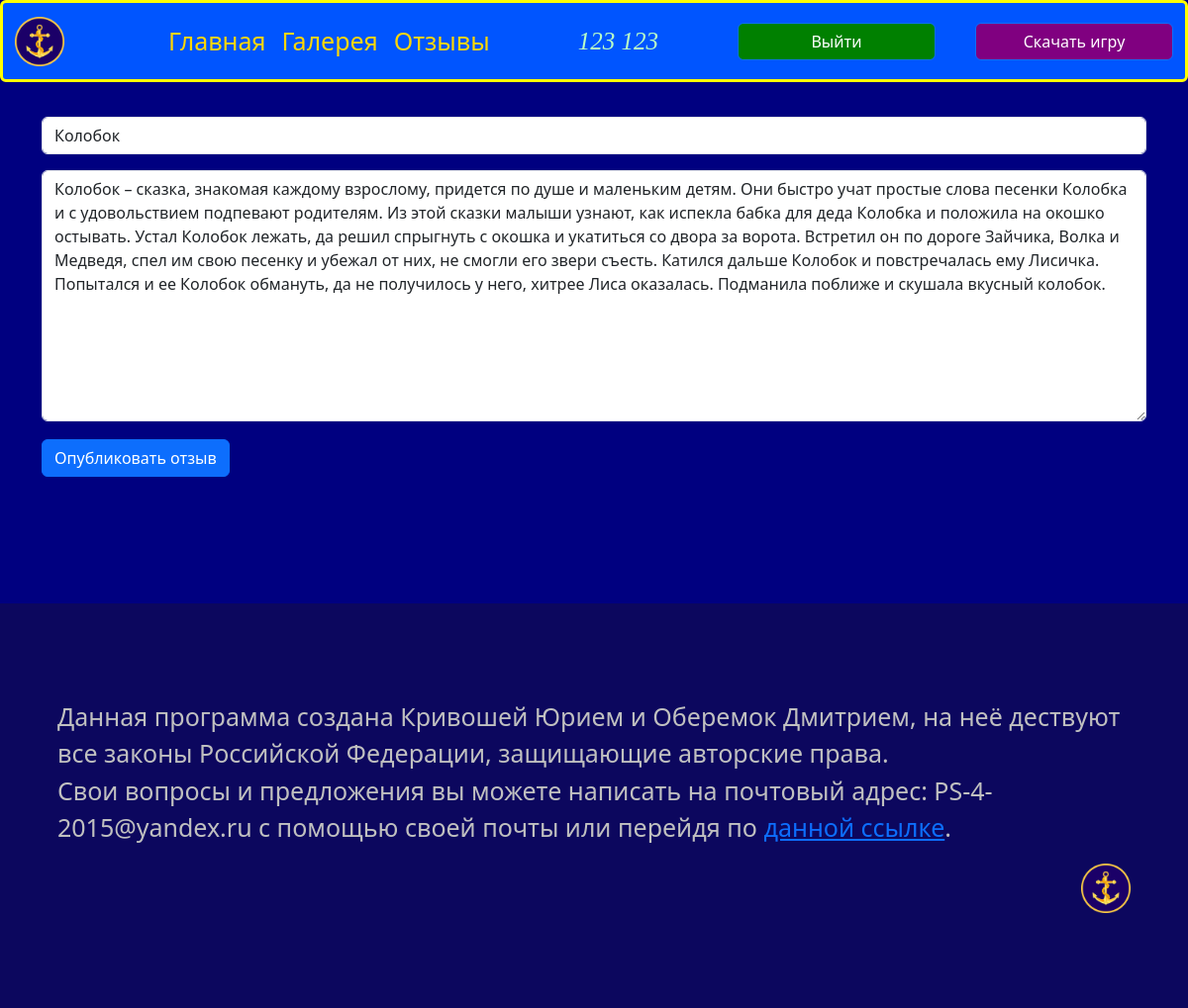
The page /reviews/edit/3 (signed in) on the database its author committed.
### data/users.py (models this page shows, shortened)
class User(SqlAlchemyBase, UserMixin):
    __tablename__ = 'users'
    id = sqlalchemy.Column(sqlalchemy.Integer, primary_key=True, autoincrement=True)
    email = sqlalchemy.Column(sqlalchemy.String, unique=True, nullable=False)
    name = sqlalchemy.Column(sqlalchemy.String, nullable=False)
    surname = sqlalchemy.Column(sqlalchemy.String, nullable=False)
    password = sqlalchemy.Column(sqlalchemy.String, nullable=False)
    registration_data = sqlalchemy.Column(sqlalchemy.DateTime, default=datetime.datetime.now())
    reviews = orm.relationship("Review", back_populates='user')
    mails = orm.relationship("Mail", back_populates='user')
    captchas = orm.relationship("Captcha", back_populates='email')

### data/reviews.py (models this page shows)
class Review(SqlAlchemyBase, SerializerMixin):
    __tablename__ = 'reviews'
    id = sqlalchemy.Column(sqlalchemy.INTEGER, primary_key=True, autoincrement=True)
    user_id = sqlalchemy.Column(sqlalchemy.INTEGER, sqlalchemy.ForeignKey("users.id"), nullable=False)
    topic = sqlalchemy.Column(sqlalchemy.VARCHAR, nullable=False)
    text = sqlalchemy.Column(sqlalchemy.VARCHAR, nullable=False)
    send_date = sqlalchemy.Column(sqlalchemy.DATETIME, default=datetime.datetime.now())
    user = orm.relationship("User")

### main.py (the view)
@app.route(f'/reviews/edit/<review_id>', methods=['GET', 'POST'])
def edit_review(review_id):
    return write_review(review_id=review_id)

### data/review_form.py
class ReviewForm(FlaskForm):
    topic = StringField(validators=[DataRequired()])
    text = TextAreaField(validators=[DataRequired()])
    submit = SubmitField('Опубликовать отзыв')

### data/db_session.py (called while the page is built)
def create_session() -> Session:
    global __factory
    return __factory()

### main.py (called while the page is built, shortened)
@login_manager.user_loader
def load_user(user_id):  # Функция для получения пользователя
    db_sess = db_session.create_session()
    return db_sess.get(User, user_id)

def render_template_with_user(html, **kwargs):
    user_online = load_user(current_user.id) if current_user.is_authenticated else None
    return render_template(html, user=user_online, **kwargs)

@app.route('/reviews/write', methods=['GET', 'POST'])
def write_review(review_id=0):
    form = ReviewForm()
    session = db_session.create_session()
    if not review_id:
        review = Review()
    else:
        review = session.query(Review).get(review_id)
        form.topic.data = review.topic
        form.text.data = review.text
    return render_template_with_user('write_review.html', form=form)

### templates/write_review.html (shortened to what this page needs)
{% extends "base_page.html" %}
{% block content %}
<form action="" method="post" enctype="multipart/form-data">
    <br>
    <div class="input-group mb-3">
        {{ form.topic(class="form-control", id="typePasswordX", type="text",
        placeholder="Тема отзыва") }}
    </div>
    <div class="input-group mb-3">
        {{ form.text(class="form-control", id="typePasswordX", type="text",
        rows="10", placeholder="Напишите отзыв")}}
    </div>
    {{ form.submit(class="btn btn-primary", type="submit") }}
</form>
{% endblock %}

### templates/base_page.html (shortened to what this page needs)
<!DOCTYPE html>
<html lang="ru">
<head>
    <link rel="stylesheet" href="https://cdn.jsdelivr.net/npm/bootstrap@5.3.0-alpha3/dist/css/bootstrap.min.css">
    <link rel="stylesheet" href="/static/css/main_page.css">
</head>
<body>
<header>
    <nav class="navbar navbar-expand-lg bg-light rounded navbar-color" aria-label="Twelfth navbar example">
        <div class="container-fluid">
            <a class="navbar-brand" href="#">
                <img src="{{ url_for('static', filename='Image/Icon.ico') }}"
                     alt="Logo" width="50" height="50" class="d-inline-block align-text-top logo"
                     title="Морская оборона">
            </a>
            <div class="collapse navbar-collapse justify-content-md-center" id="navbarsExample10">
                <ul class="navbar-nav">
                    <li class="nav-item">
                        <a class="nav-link link-color" aria-current="page" href="/">Главная</a>
                    </li>
                    <li class="nav-item">
                        <a class="nav-link link-color" href="/gallery">Галерея</a>
                    </li>
                    <li class="nav-item">
                        <a class="nav-link link-color" href="/reviews">Отзывы</a>
                    </li>
                </ul>
            </div>
            {% if current_user.is_authenticated %}
            <div class="account">
                <a>{{user. name}} {{user. surname}}</a>
            </div>
            <div class="d-lg-flex justify-content-lg-end">
                <a class="btn btn-primary login" href="/logout">Выйти</a>
            </div>
            <div class="d-lg-flex justify-content-lg-end">
                <a class="btn btn-primary register" href="/download">Скачать игру</a>
            </div>
            {% endif %}
        </div>
    </nav>
</header>
<main class="container main-content">
    {% block content %} {% endblock %}
</main>
<footer class="bd-footer py-4 py-md-5 mt-5 bg-body-tertiary footer-color">
    <div class="container py-4 py-md-5 px-4 px-md-3 text-body-secondary">
        <div class="container-fluid silver">
            <p>Данная программа создана Кривошей Юрием и Оберемок Дмитрием, на неё дествуют все законы Российской
                Федерации, защищающие авторские права.
                <br> Свои вопросы и предложения вы можете написать на почтовый адрес: PS-4-2015@yandex.ru с помощью
                своей почты или перейдя по <a href="/mail">данной ссылке</a>.</p>
            <div class="d-lg-flex justify-content-lg-end">
                <a class="navbar-brand " href="#">
                    <img src="{{ url_for('static', filename='Image/Icon.ico') }}" alt="Logo" width="50" height="50"
                         class="d-inline-block align-text-top logo">
                </a>
            </div>
        </div>
    </div>
</footer>
</body>
</html>

### static/css/main_page.css (style rules this page uses)
body { background-color: #000080; color: gold; margin: 0; font-size: 25px; display: flex; flex-direction: column; min-height: 100vh; }
.navbar-color { background-color: #0055ff !important; border: 3px solid yellow; position: fixed; width: 100%; z-index: 1 }
.link-color { color: gold; font-size: 25px; }
header { position: sticky; top: 0; z-index: 2; }
main { padding: 80px; flex: auto; z-index: 1; }
.login { background-color: green; margin-right: 40px; margin-left: 80px; width: 100px; }
.register { width: 100px; background-color: purple; }
.footer-color { background-color: #0c075e !important; }
.silver { color: silver; }
.login { width: 200px; }
.register { width: 200px; }
.account { color: #baffc6; font-style: italic; font-family: cursive }

### rows shown on the page
User: name "123", surname "123"
Review: topic "Колобок", text "Колобок – сказка, знакомая каждому взрослому, придется по душе и маленьким детям. Они быстро учат простые слова песенки Колобка и с удовольствием подпевают родителям. Из этой сказки малыши узнают, как испекла бабка для деда Колобка и положила на окошко остывать. Устал Колобок лежать, да решил спрыгнуть с окошка и укатиться со двора за ворота. Встретил он по дороге Зайчика, Волка и Медведя, спел им свою песенку и убежал от них, не смогли его звери съесть. Катился дальше Колобок и повстречалась ему Лисичка. Попытался и ее Колобок обмануть, да не получилось у него, хитрее Лиса оказалась. Подманила поближе и скушала вкусный колобок."
